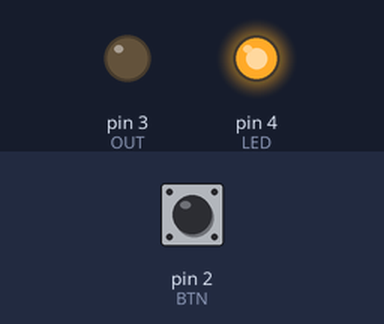
The sketch below on a simulated Arduino Uno, built with avr-gcc and run on an emulated ATmega328P. Shown: output pins drawn as LEDs (lit = HIGH). The inputs (shaded band) are chosen by the test bench; at power-on: pin 2 (BTN) HIGH.

Above: at 1.3 s.
1.4 s: pin 2 (BTN) pulled LOW for 0.15 s
At 4.4 s:
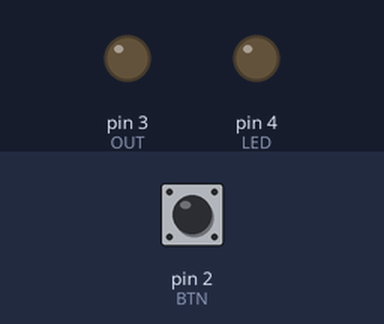
4.5 s: pin 2 (BTN) pulled LOW for 1 s
At 5.4 s:
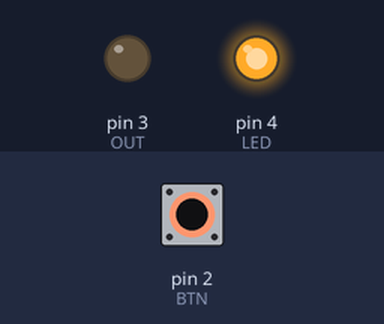
7.0 s: pin 2 (BTN) pulled LOW for 3.2 s
At 20.9 s:
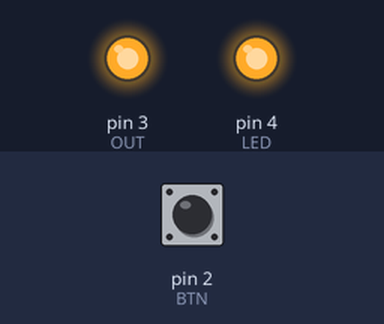
Timing chart, 0 to 21.8 s (numbered marks = the images above; inputs shaded):
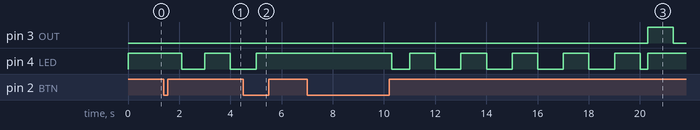

Measured:
- after the input at 1.4 s, pin 4 (LED): HIGH → LOW after 0.70 s, → HIGH 0.90 s later, → LOW 1.0 s later
- after the input at 4.5 s, pin 4 (LED): goes on until 5.0 s, then stays HIGH
- after the input at 7.0 s, pin 3 (OUT): LOW → HIGH after 13.3 s, → LOW 1.0 s later; pin 4 (LED): goes LOW 0.70 s, 4 × (HIGH 1.0 s, LOW 1.0 s), HIGH 1.0 s, LOW 0.30 s, then HIGH, starting after 3.3 s

The sketch:

micropoc.ino
```cpp
#define LED 4
#define OUT 3
#define BTN 2

int state = 0;
bool Fall = false;
bool verb = false;
unsigned long t;
float T1;
float T2;
float T3;
float Tchange = 0;
void setup() {
  pinMode(BTN, INPUT_PULLUP);
  pinMode(LED, OUTPUT);
  pinMode(OUT, OUTPUT);
  digitalWrite(LED,HIGH);
  digitalWrite(OUT,LOW);
  Serial.begin(115200);
  delay(100);
  Fall = false;
}

void loop() {
  delay(100);
  t = millis();
  if(state == 0){
    digitalWrite(LED,HIGH);
    digitalWrite(OUT,LOW);
    if(digitalRead(BTN)==LOW){
      state = 1;
    }

  }else if(state == 1){
    digitalWrite(LED,HIGH);
    digitalWrite(OUT,LOW);
    if(digitalRead(BTN)==HIGH){
      T1=t+10000;
      state = 2;
    }

  }else if(state == 2){
    digitalWrite(LED,(t/1000)%2);
    digitalWrite(OUT,LOW);
    if(digitalRead(BTN)==LOW){
      T3=t;
      state = 3;
    }
    if(t>T1){
      T2=t+1000;
      state = 4;
    }

  }else if(state == 3){
    digitalWrite(LED,(t/1000)%2);
    digitalWrite(OUT,LOW);
    if(digitalRead(BTN)==HIGH){
      if(t>T3+1000){
        state = 0;
      }else{
        T1 = T1+10000;
        state = 2;
      }
    }
    if(t>T1){
      T2=t+1000;
      state = 4;
    }

  }else if(state == 4){
    digitalWrite(LED,HIGH);
    digitalWrite(OUT,HIGH);
    if(t>T2){
      state = 0;
    }
  }
  if(verb){Serial.println(state);}
  if(verb){Serial.println(T1-t);}
}
```
